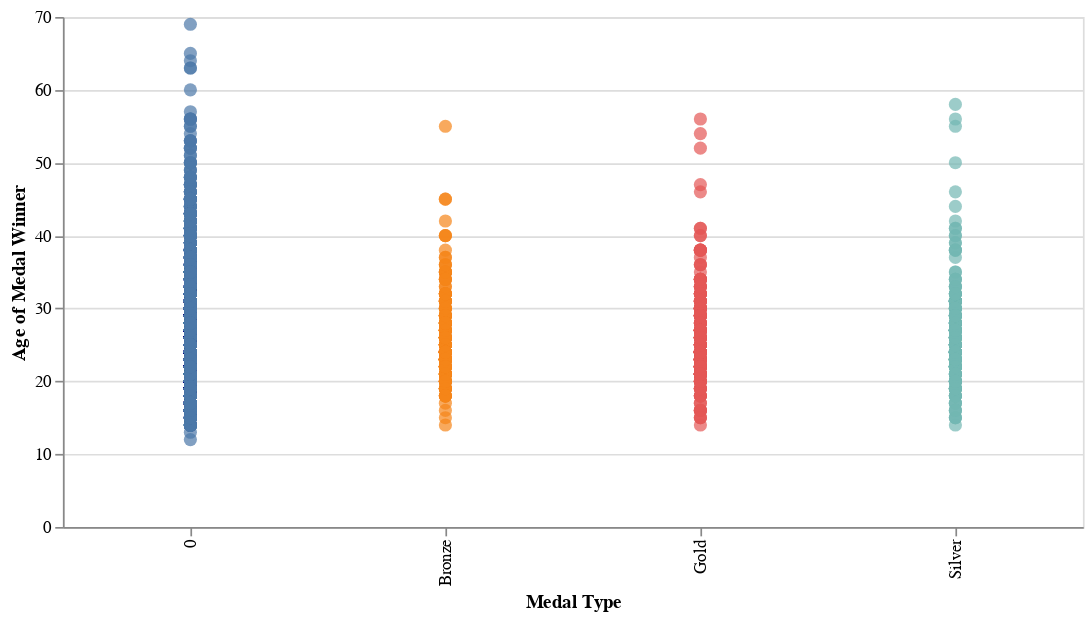

The notebook cell this image was saved under:
### Code cell
import altair as alt
import pandas as pd

# Sample 5000 random rows from your DataFrame
sampled_df = df.sample(n=5000, random_state=42)

# Create a categorical scatter plot using Altair with the sampled data
scatter = alt.Chart(sampled_df).mark_circle(size=60).encode(
    y=alt.X('Age:Q', title='Age of Medal Winner'),
    x=alt.Y('Medal:N', title='Medal Type'),
    color=alt.Color('Medal:N', legend=None),  # Remove legend
    tooltip=['Age:Q', 'Medal:N']
).properties(
    width=600,
    height=300
).interactive()

scatter

### Figure 1 — Vega-Lite specification as saved in the notebook (floating-point values rounded to 4 significant figures; data arrays with more than 128 entries replaced by an {"elided": "..."} marker saying what was removed)
{"config": {"view": {"continuousWidth": 400, "continuousHeight": 300}}, "data": {"name": "data-c5c279466d36c3c084c26ec47f08cdd5"}, "mark": {"type": "circle", "size": 60}, "encoding": {"color": {"field": "Medal", "legend": null, "type": "nominal"}, "tooltip": [{"field": "Age", "type": "quantitative"}, {"field": "Medal", "type": "nominal"}], "x": {"field": "Medal", "title": "Medal Type", "type": "nominal"}, "y": {"field": "Age", "title": "Age of Medal Winner", "type": "quantitative"}}, "height": 300, "selection": {"selector003": {"type": "interval", "bind": "scales", "encodings": ["x", "y"]}}, "width": 600, "$schema": "https://vega.github.io/schema/vega-lite/v4.17.0.json", "datasets": {"data-c5c279466d36c3c084c26ec47f08cdd5": {"elided": "5000 records"}}}
